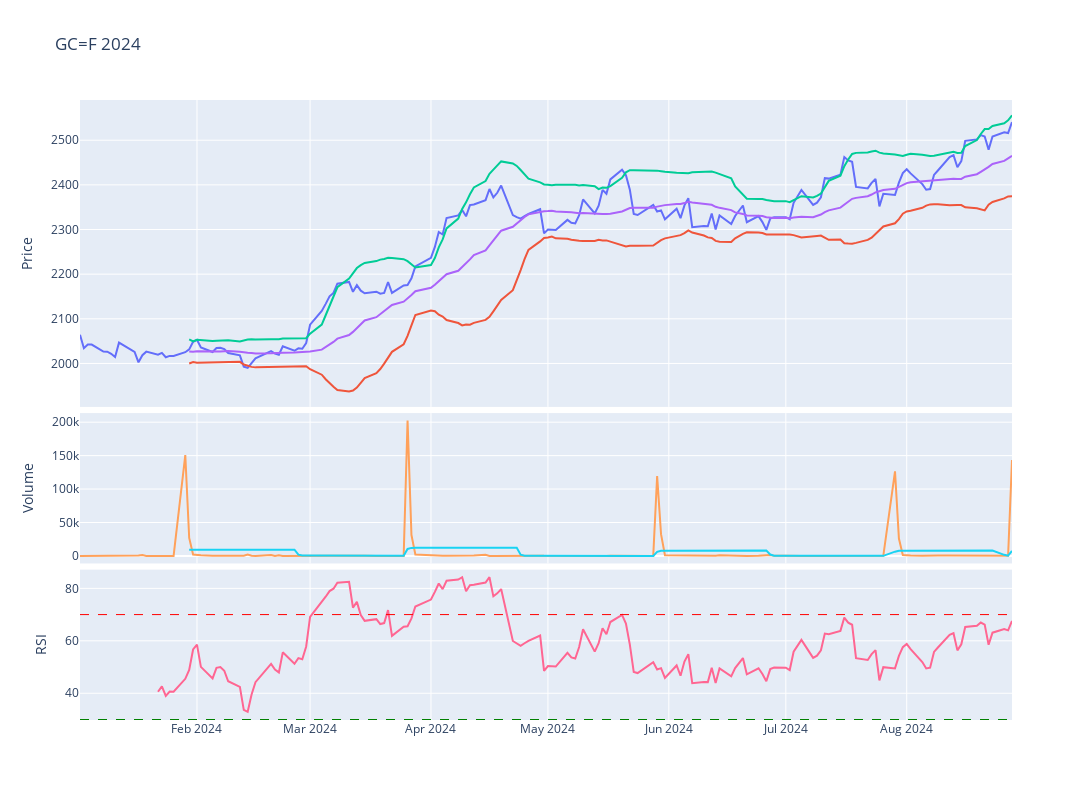

Notebook source saved alongside this figure:
### Code cell
# Plot the adjusted close price
fig = make_subplots(rows=4, cols=1,shared_xaxes=True,vertical_spacing=0.01,specs=[[{'rowspan':2,'colspan':1}],[None],[{'rowspan':1,'colspan':1}],[{'rowspan':1,'colspan':1}]])

# Graph (1,1)
fig.add_trace(go.Scatter(x=stock_ticker['Adj Close'].loc[year].index,y=stock_ticker['Adj Close'].loc[year],mode="lines",name=f'{ticker}'),row=1,col=1)
fig.add_trace(go.Scatter(x=stock_ticker['BB_Lower'].loc[year].index,y=stock_ticker['BB_Lower'].loc[year],mode="lines",name='BB_Lower'),row=1,col=1)
fig.add_trace(go.Scatter(x=stock_ticker['BB_Upper'].loc[year].index,y=stock_ticker['BB_Upper'].loc[year],mode="lines",name='BB_Upper'),row=1,col=1)
fig.add_trace(go.Scatter(x=stock_ticker['MMA20'].loc[year].index,y=stock_ticker['MMA20'].loc[year],mode="lines",name='MMA20'),row=1,col=1)
# Update xaxis properties
fig.update_yaxes(title_text="Price", row=1, col=1)

# Graph (3,1)
fig.add_trace(go.Scatter(x=stock_ticker['Volume'].loc[year].index,y=stock_ticker['Volume'].loc[year],mode="lines",name='Volume'),row=3, col=1)
fig.add_trace(go.Scatter(x=stock_ticker['Volume'].loc[year].index,y=stock_ticker['Volume'].loc[year].rolling(20).mean(),mode="lines",name='MMA20'),row=3,col=1)
fig.update_yaxes(title_text="Volume", row=3, col=1)

# Graph (4,1)
fig.add_trace(go.Scatter(x=stock_ticker['RSI'].loc[year].index,y=stock_ticker['RSI'].loc[year],mode="lines",name='RSI'),row=4, col=1)
fig.add_hline(y=30, line_width=1, line_dash="dash", line_color="green",row=4,col=1)
fig.add_hline(y=70, line_width=1, line_dash="dash", line_color="red",row=4,col=1)
fig.update_yaxes(title_text="RSI", row=4, col=1)

fig.update_layout(height=800, width=1300,showlegend=False,title=f"{ticker} {year}")

fig.show()

### Figure 1 — Plotly figure (JSON) as saved in the notebook; plotly's stock layout.template omitted (floating-point values rounded to 4 significant figures; data arrays with more than 128 entries replaced by an {"elided": "..."} marker saying what was removed)
{"data": [{"mode": "lines", "name": "GC=F", "type": "scatter", "x": {"elided": "166 str values"}, "xaxis": "x", "y": {"elided": "166 float values"}, "yaxis": "y"}, {"mode": "lines", "name": "BB_Lower", "type": "scatter", "x": {"elided": "166 str values"}, "xaxis": "x", "y": {"elided": "166 float values"}, "yaxis": "y"}, {"mode": "lines", "name": "BB_Upper", "type": "scatter", "x": {"elided": "166 str values"}, "xaxis": "x", "y": {"elided": "166 float values"}, "yaxis": "y"}, {"mode": "lines", "name": "MMA20", "type": "scatter", "x": {"elided": "166 str values"}, "xaxis": "x", "y": {"elided": "166 float values"}, "yaxis": "y"}, {"mode": "lines", "name": "Volume", "type": "scatter", "x": {"elided": "166 str values"}, "xaxis": "x2", "y": {"elided": "166 int values"}, "yaxis": "y2"}, {"mode": "lines", "name": "MMA20", "type": "scatter", "x": {"elided": "166 str values"}, "xaxis": "x2", "y": {"elided": "166 float values"}, "yaxis": "y2"}, {"mode": "lines", "name": "RSI", "type": "scatter", "x": {"elided": "166 str values"}, "xaxis": "x3", "y": {"elided": "166 float values"}, "yaxis": "y3"}], "layout": {"height": 800, "shapes": [{"line": {"color": "green", "dash": "dash", "width": 1}, "type": "line", "x0": 0, "x1": 1, "xref": "x3 domain", "y0": 30, "y1": 30, "yref": "y3"}, {"line": {"color": "red", "dash": "dash", "width": 1}, "type": "line", "x0": 0, "x1": 1, "xref": "x3 domain", "y0": 70, "y1": 70, "yref": "y3"}], "showlegend": false, "title": {"text": "GC=F 2024"}, "width": 1300, "xaxis": {"anchor": "y", "domain": [0, 1], "matches": "x3", "showticklabels": false}, "xaxis2": {"anchor": "y2", "domain": [0, 1], "matches": "x3", "showticklabels": false}, "xaxis3": {"anchor": "y3", "domain": [0, 1]}, "yaxis": {"anchor": "x", "domain": [0.505, 1], "title": {"text": "Price"}}, "yaxis2": {"anchor": "x2", "domain": [0.2525, 0.495], "title": {"text": "Volume"}}, "yaxis3": {"anchor": "x3", "domain": [0, 0.2425], "title": {"text": "RSI"}}}}
